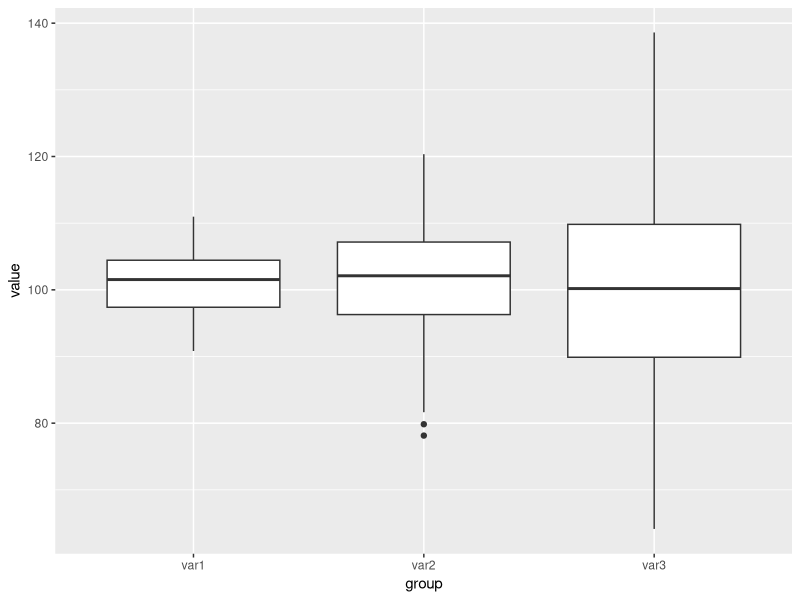

Recreate this plot in R.
## ---- chunk 1
knitr::opts_chunk$set(
	echo = TRUE,
	message = FALSE,
	warning = FALSE
)
pg <- palmerpenguins::penguins
library(tidyverse)
library(caret)
## ---- chunk 2
df <- data.frame(
  group = rep(LETTERS[1:4], each=25),
  var1 = rnorm(100, 100, 5),
  var2 = rnorm(100, 100, 10),
  var3 = rnorm(100, 100, 15)
); df %>% head
## ---- chunk 3
df %>% 
  gather(key = group, value = value) %>% 
  ggplot(aes(group, value)) +
  geom_boxplot()
## ---- chunk 4
is.outlier <- function(x) {
  x < quantile(x, 0.25, na.rm = T) - 1*IQR(x, na.rm = T) |
  x > quantile(x, 0.75, na.rm = T) + 1*IQR(x, na.rm = T) 
}
## ---- chunk 5
df %>% 
  gather(key = group, value = value) %>% 
  group_by(group) %>% 
  mutate(is_outlier = is.outlier(value)) %>% 
  filter(is_outlier == T)
  
## ---- chunk 6
airquality %>% 
  pivot_longer(everything(), names_to = "key")
## ---- chunk 7
ggplot2::diamonds %>%      
  mutate(across(.fns = as.character)) %>%     
  pivot_longer(everything(), names_to = "key") %>%     
  arrange(match(key, unique(key))) 
